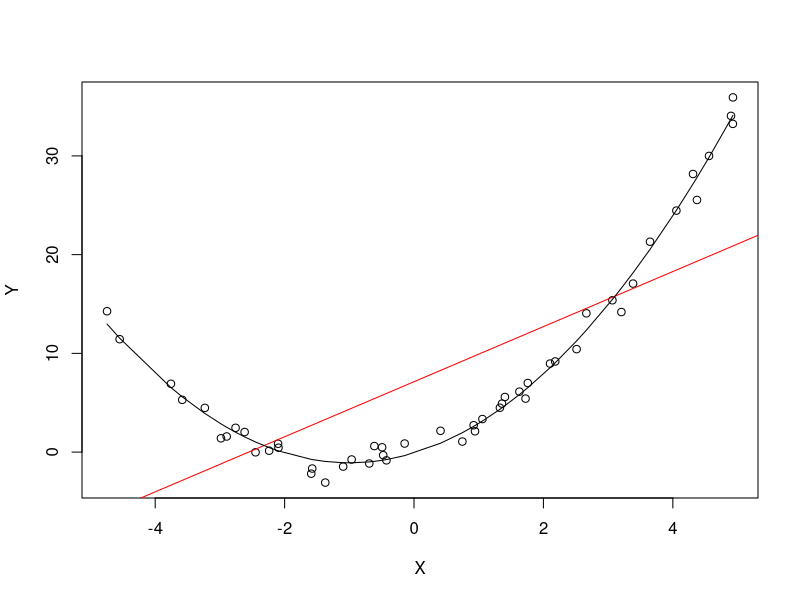
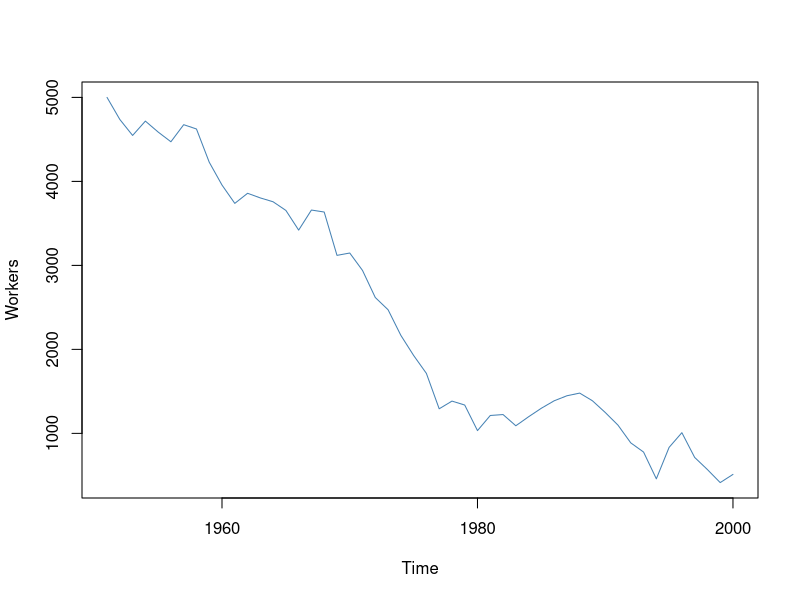
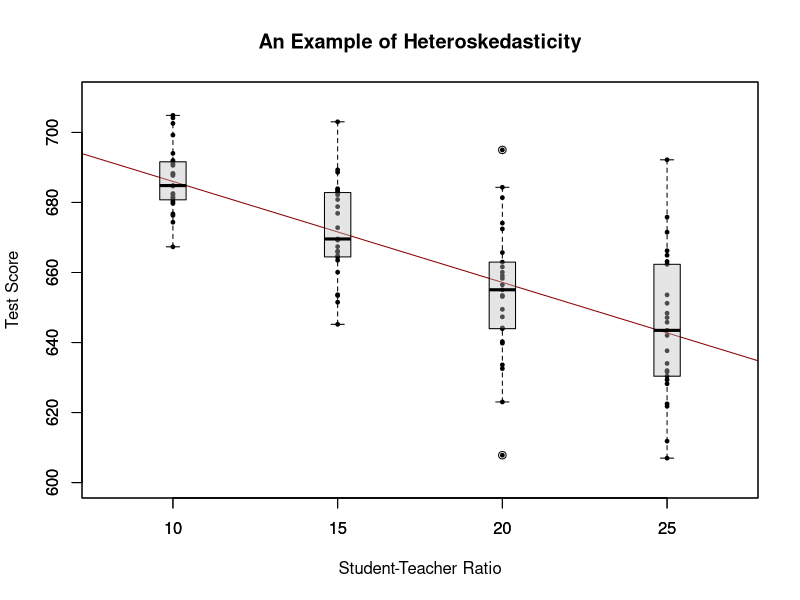

Source code (R) for these figures, in order:
## ---- chunk 1
knitr::opts_chunk$set(echo = TRUE)
options(width = 80)
## ---- chunk 2
# set a seed to make the results reproducible
set.seed(321)

# simulate the data 
X <- runif(50, min = -5, max = 5)
u <- rnorm(50, sd = 1)  

# the true relation  
Y <- X^2 + 2 * X + u                

# estimate a simple regression model 
mod_simple <- lm(Y ~ X)

# predict using a quadratic model 
prediction <- predict(lm(Y ~ X + I(X^2)), data.frame(X = sort(X)))

# plot the results
plot(Y ~ X)
abline(mod_simple, col = "red")
lines(sort(X), prediction)
## ---- chunk 3
# set seed
set.seed(123)

# generate a date vector
Date <- seq(as.Date("1951/1/1"), as.Date("2000/1/1"), "years")

# initialize the employment vector
X <- c(5000, rep(NA, length(Date)-1))

# generate time series observations with random influences
for (i in 2:length(Date)) {
  
    X[i] <- -50 + 0.98 * X[i-1] + rnorm(n = 1, sd = 200)
    
}

#plot the results
plot(x = Date, 
     y = X, 
     type = "l", 
     col = "steelblue", 
     ylab = "Workers", 
     xlab = "Time")
## ---- chunk 4
# load scales package for adjusting color opacities
library(scales)

# generate some heteroskedastic data:

# set seed for reproducibility
set.seed(123) 

# set up vector of x coordinates
x <- rep(c(10, 15, 20, 25), each = 25)

# initialize vector of errors
e <- c()

# sample 100 errors such that the variance increases with x
e[1:25] <- rnorm(25, sd = 10)
e[26:50] <- rnorm(25, sd = 15)
e[51:75] <- rnorm(25, sd = 20)
e[76:100] <- rnorm(25, sd = 25)

# set up y
y <- 720 - 3.3 * x + e

# Estimate the model 
mod <- lm(y ~ x)

# Plot the data
plot(x = x, 
     y = y, 
     main = "An Example of Heteroskedasticity",
     xlab = "Student-Teacher Ratio",
     ylab = "Test Score",
     cex = 0.5, 
     pch = 19, 
     xlim = c(8, 27), 
     ylim = c(600, 710))

# Add the regression line to the plot
abline(mod, col = "darkred")

# Add boxplots to the plot
boxplot(formula = y ~ x, 
        add = TRUE, 
        at = c(10, 15, 20, 25), 
        col = alpha("gray", 0.4), 
        border = "black")
